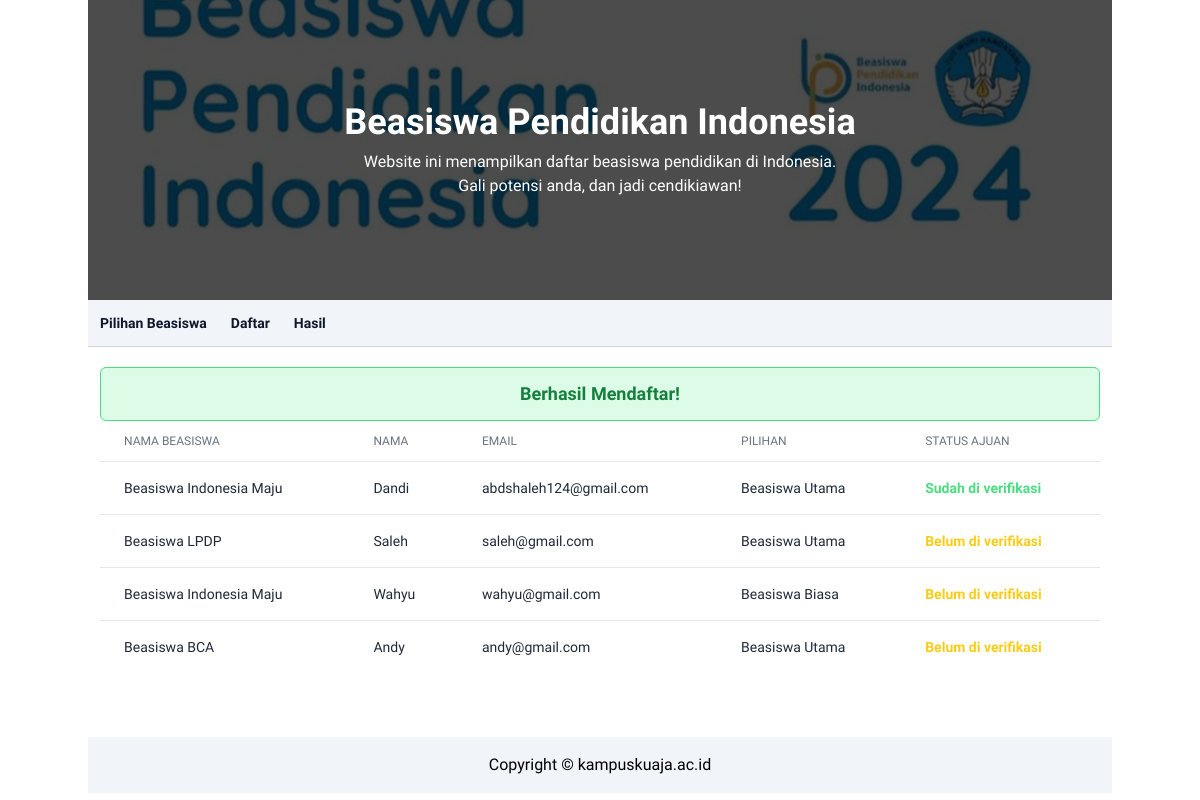
The page /hasil.php?status=sukses on the database its author committed.
### tables this page shows
CREATE TABLE `detail_beasiswa` (
  `id` int(11) NOT NULL,
  `nama_beasiswa` varchar(255) NOT NULL,
  `nama_pendaftar` varchar(255) NOT NULL,
  `email` varchar(255) NOT NULL,
  `nomor_hp` varchar(255) DEFAULT NULL,
  `ipk` varchar(255) DEFAULT NULL,
  `pilihan` varchar(255) DEFAULT NULL,
  `berkas` varchar(255) DEFAULT NULL,
  `status_ajuan` varchar(255) DEFAULT 'Belum di verifikasi'
);

### hasil.php (the view, shortened to what this page needs)
<!doctype html>
<html lang="en">
<?php include 'components/head.php' ?>
<body class="min-h-screen">
    <header class="hero relative mx-auto flex h-[300px] max-w-5xl items-center justify-center sm:bg-white">
        <div class="absolute px-7 text-center text-white">
            <h1 class="text-4xl font-bold xs:text-5xl">Beasiswa Pendidikan Indonesia</h1>
            <p class="mt-2 text-[16px] xs:text-lg">
                Website ini menampilkan daftar beasiswa pendidikan di Indonesia. <br />
                Gali potensi anda, dan jadi cendikiawan!
            </p>
        </div>
    </header>
    <nav class="sticky top-0 z-10 mx-auto w-full max-w-5xl border-b border-slate-300 bg-slate-100 py-[11px]">
        <ul id="nav-menu"
            class="absolute top-[52px] z-20 hidden h-dvh w-full items-start bg-slate-100 md:static md:flex md:h-auto md:bg-transparent">
            <li
                class="md: transition-transform hover:opacity-55 active:translate-y-px active:scale-[.98] active:opacity-85 md:active:scale-90">
                <a href="index.php"
                    class="flex h-full w-full px-3 py-2 text-[14px] font-semibold text-slate-900 md:inline md:py-[14px] md:font-bold lg:text-sm">Pilihan
                    Beasiswa</a>
            </li>
            <li
                class="md: transition-transform hover:opacity-55 active:translate-y-px active:scale-[.98] active:opacity-85 md:active:scale-90">
                <a href="#"
                    class="flex h-full w-full px-3 py-2 text-[14px] font-semibold text-slate-900 md:inline md:py-[14px] md:font-bold lg:text-sm">Daftar</a>
            </li>
            <li
                class="md: transition-transform hover:opacity-55 active:translate-y-px active:scale-[.98] active:opacity-85 md:active:scale-90">
                <a href="hasil.php"
                    class="flex h-full w-full px-3 py-2 text-[14px] font-semibold text-slate-900 md:inline md:py-[14px] md:font-bold lg:text-sm">Hasil</a>
            </li>
        </ul>
    </nav>
    <main class="mx-auto mt-5 mb-16 flex max-w-5xl flex-col px-3 xl:px-0">
        <div class="flex flex-col">
            <div class="-m-1.5 overflow-x-auto">
                <div class="p-1.5 min-w-full inline-block align-middle">
                    <div class="overflow-hidden">
                        <table class="min-w-full divide-y divide-gray-200 ">
                            <thead>
                                <tr>
                                    <th scope="col"
                                        class="px-6 py-3 text-start text-xs font-medium text-gray-500 uppercase ">
                                        Nama Beasiswa</th>
                                    <th scope="col"
                                        class="px-6 py-3 text-start text-xs font-medium text-gray-500 uppercase ">
                                        Nama</th>
                                    <th scope="col"
                                        class="px-6 py-3 text-start text-xs font-medium text-gray-500 uppercase ">
                                        Email</th>
                                    <th scope="col"
                                        class="px-6 py-3 text-start text-xs font-medium text-gray-500 uppercase ">
                                        Pilihan</th>
                                    <th scope="col"
                                        class="px-6 py-3 text-start text-xs font-medium text-gray-500 uppercase ">
                                        Status Ajuan</th>
                                </tr>
                            </thead>
                            <tbody class="divide-y divide-gray-200 dark:divide-neutral-700">
                                <?php
                                include 'database/connection.php';
                                $scholarships = mysqli_query($db, "SELECT * FROM detail_beasiswa");
                                foreach ($scholarships as $row):
                                    ?>
                                <tr>
                                    <td class="px-6 py-4 whitespace-nowrap text-sm font-medium text-gray-800">
                                        <?= $row['nama_beasiswa'] ?>
                                    </td>
                                    <td class="px-6 py-4 whitespace-nowrap text-sm text-gray-800">
                                        <?= $row['nama_pendaftar'] ?>
                                    </td>
                                    <td class="px-6 py-4 whitespace-nowrap text-sm text-gray-800">
                                        <?= $row['email'] ?>
                                    </td>
                                    <td class="px-6 py-4 whitespace-nowrap text-sm text-gray-800">
                                        <?= $row['pilihan'] ?>
                                    </td>
                                    <td
                                        class="px-6 py-4 whitespace-nowrap text-sm font-semibold <?= $row['status_ajuan'] == 'Belum di verifikasi' ? 'text-yellow-400' : 'text-green-400' ?> ">
                                        <?= $row['status_ajuan'] ?>
                                    </td>
                                </tr>
                                <?php endforeach; ?>
                            </tbody>
                        </table>
                    </div>
                </div>
            </div>
        </div>
    </main>
    <?php include('components/footer.php'); ?>
</body>
</html>

### rows shown on the page
detail_beasiswa: nama_beasiswa "Beasiswa Indonesia Maju", nama_pendaftar "Dandi", email "abdshaleh124@gmail.com", pilihan "Beasiswa Utama", status_ajuan "Sudah di verifikasi"
detail_beasiswa: nama_beasiswa "Beasiswa LPDP", nama_pendaftar "Saleh", email "saleh@gmail.com", pilihan "Beasiswa Utama", status_ajuan "Belum di verifikasi"
detail_beasiswa: nama_beasiswa "Beasiswa Indonesia Maju", nama_pendaftar "Wahyu", email "wahyu@gmail.com", pilihan "Beasiswa Biasa", status_ajuan "Belum di verifikasi"
detail_beasiswa: nama_beasiswa "Beasiswa BCA", nama_pendaftar "Andy", email "andy@gmail.com", pilihan "Beasiswa Utama", status_ajuan "Belum di verifikasi"
